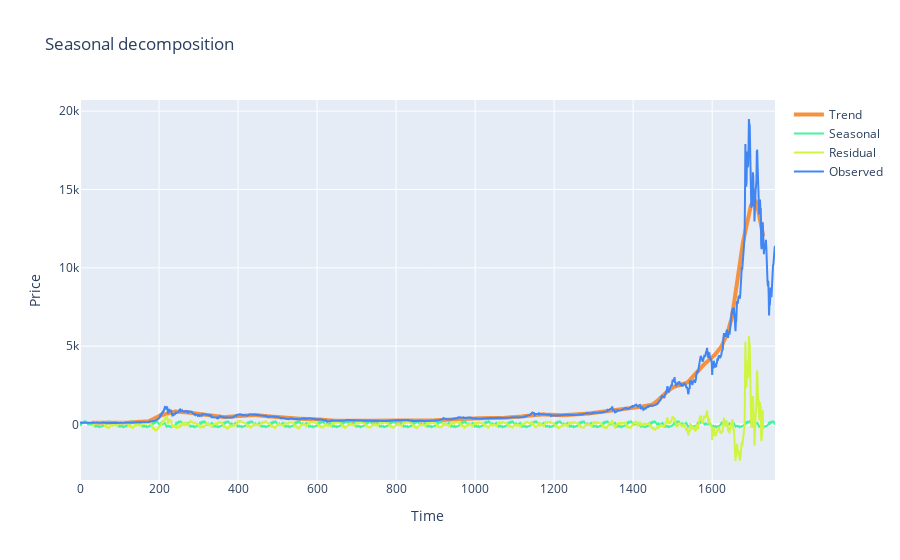

The notebook cell this image was saved under:
### Code cell
trace1 = go.Scatter(x = np.arange(0, len(s.trend), 1),y = s.trend,mode = 'lines',name = 'Trend',
    line = dict(color = ('rgb(244, 146, 65)'), width = 4))
trace2 = go.Scatter(x = np.arange(0, len(s.seasonal), 1),y = s.seasonal,mode = 'lines',name = 'Seasonal',
    line = dict(color = ('rgb(66, 244, 155)'), width = 2))

trace3 = go.Scatter(x = np.arange(0, len(s.resid), 1),y = s.resid,mode = 'lines',name = 'Residual',
    line = dict(color = ('rgb(209, 244, 66)'), width = 2))

trace4 = go.Scatter(x = np.arange(0, len(s.observed), 1),y = s.observed,mode = 'lines',name = 'Observed',
    line = dict(color = ('rgb(66, 134, 244)'), width = 2))

data1 = [trace1, trace2, trace3, trace4]
layout = dict(title = 'Seasonal decomposition', xaxis = dict(title = 'Time'), yaxis = dict(title = 'Price'))
fig = dict(data=data1, layout=layout)
py.iplot(fig, filename='seasonal_decomposition')

### Figure 1 — Plotly figure (JSON) as saved in the notebook; plotly's stock layout.template omitted (floating-point values rounded to 4 significant figures; data arrays with more than 128 entries replaced by an {"elided": "..."} marker saying what was removed)
{"data": [{"line": {"color": "rgb(244, 146, 65)", "width": 4}, "mode": "lines", "name": "Trend", "type": "scatter", "x": {"elided": "1760 int values"}, "y": {"elided": "1760 float values"}}, {"line": {"color": "rgb(66, 244, 155)", "width": 2}, "mode": "lines", "name": "Seasonal", "type": "scatter", "x": {"elided": "1760 int values"}, "y": {"elided": "1760 float values"}}, {"line": {"color": "rgb(209, 244, 66)", "width": 2}, "mode": "lines", "name": "Residual", "type": "scatter", "x": {"elided": "1760 int values"}, "y": {"elided": "1760 float values"}}, {"line": {"color": "rgb(66, 134, 244)", "width": 2}, "mode": "lines", "name": "Observed", "type": "scatter", "x": {"elided": "1760 int values"}, "y": {"elided": "1760 float values"}}], "layout": {"title": {"text": "Seasonal decomposition"}, "xaxis": {"title": {"text": "Time"}}, "yaxis": {"title": {"text": "Price"}}}}
